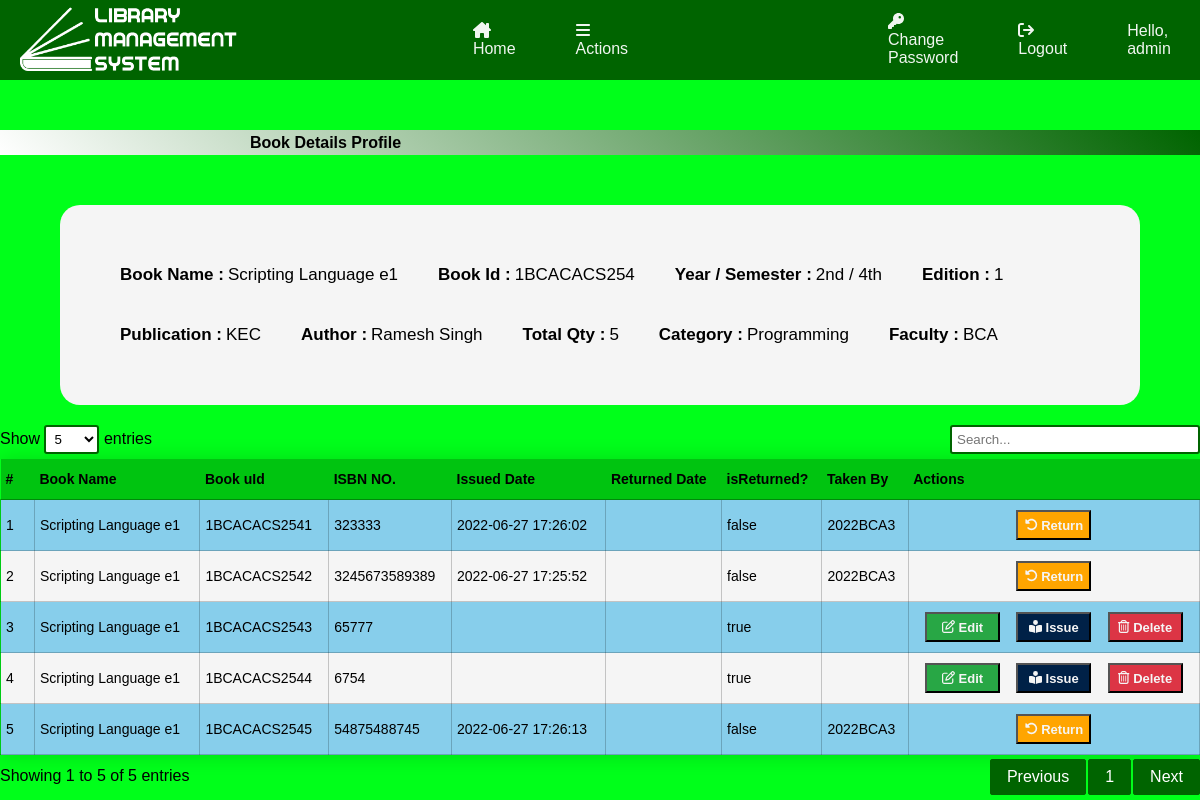
Screenshot of /Admins/profileBookDetails.php?bid=1&action=p (signed in) with the database file from the repository.
### tables this page shows
CREATE TABLE `book_details_tbl` (
  `bid` int(20) NOT NULL,
  `bname` varchar(100) NOT NULL,
  `book_id` varchar(50) NOT NULL,
  `faculty_id` int(20) NOT NULL,
  `subcode` varchar(40) NOT NULL,
  `year` varchar(15) NOT NULL,
  `semester` varchar(10) NOT NULL,
  `edition` int(10) NOT NULL,
  `category_id` int(20) NOT NULL,
  `publication` varchar(100) NOT NULL,
  `author` varchar(100) NOT NULL,
  `price` int(20) NOT NULL,
  `rack_no` varchar(10) NOT NULL,
  `total_qty` int(20) NOT NULL DEFAULT 0,
  `issued_qty` int(20) NOT NULL DEFAULT 0,
  `available_qty` int(20) NOT NULL DEFAULT 0
);

CREATE TABLE `faculty_tbl` (
  `fid` int(20) NOT NULL,
  `faculty_name` varchar(50) NOT NULL,
  `description` longtext NOT NULL
);

CREATE TABLE `book_category_tbl` (
  `cid` int(20) NOT NULL,
  `category_name` varchar(50) NOT NULL,
  `description` longtext NOT NULL
);

CREATE TABLE `book_tbl` (
  `biid` int(11) NOT NULL,
  `bookid` varchar(50) NOT NULL,
  `sn` int(40) NOT NULL,
  `bookuid` varchar(100) DEFAULT NULL,
  `isbn` bigint(100) NOT NULL DEFAULT 0,
  `issued_date` datetime DEFAULT NULL,
  `returned_date` datetime DEFAULT NULL,
  `isreturned` varchar(10) NOT NULL DEFAULT 'true',
  `takenby` varchar(60) DEFAULT NULL
);

### Admins/profileBookDetails.php (the view, shortened to what this page needs)
<?php
require('adminHeader.php');
require('../config.php');
$bid = $_GET['bid'];
$action = $_GET['action'];
if ($action == 'p') {
    $sql = "SELECT * FROM `book_details_tbl` WHERE bid=$bid";
    $result = mysqli_query($conn, $sql);
    $row = mysqli_fetch_assoc($result);
    $bname = $row['bname'];
    $book_id = $row['book_id'];
    $year = $row['year'];
    $semester = $row['semester'];
    $edition = $row['edition'];
    $publication = $row['publication'];
    $author = $row['author'];
    $total_qty = $row['total_qty'];
    $fid = $row['faculty_id'];
    $catid = $row['category_id'];
    $query = "SELECT * FROM `faculty_tbl`,`book_category_tbl` WHERE `fid`=$fid AND `cid`=$catid";
    $result1 = mysqli_query($conn, $query);
    $row1 = mysqli_fetch_assoc($result1);
    $facname = $row1['faculty_name'];
    $cname = $row1['category_name'];
?>
    <!DOCTYPE html>
    <html lang="en">
    <head>
        <link rel="stylesheet" href="../css/profile.css">
        <link rel="stylesheet" href="../css/table.css">
        <link rel="stylesheet" href="./css/addForm.css">
    </head>
    <body>
        <header>
            <div class="title">
                <h4>Book Details Profile</h4>
            </div>
        </header>
        <div class="content">
            <div class="profile-content">
                <div class="profile-dtl">
                    <div class="topic">
                        <h3>Book Name : <h4><?php echo $bname; ?></h4>
                        </h3>
                    </div>
                    <div class="topic">
                        <h3>Book Id : <h4><?php echo $book_id; ?></h4>
                        </h3>
                    </div>
                    <div class="topic">
                        <h3>Year / Semester : <h4><?php echo $year . " / " . $semester; ?></h4>
                        </h3>
                    </div>
                    <div class="topic">
                        <h3>Edition : <h4><?php echo $edition; ?></h4>
                        </h3>
                    </div>
                    <div class="topic">
                        <h3>Publication : <h4><?php echo $publication; ?></h4>
                        </h3>
                    </div>
                    <div class="topic">
                        <h3>Author : <h4><?php echo $author; ?></h4>
                        </h3>
                    </div>
                    <div class="topic">
                        <h3>Total Qty : <h4><?php echo $total_qty; ?></h4>
                        </h3>
                    </div>
                    <div class="topic">
                        <h3>Category : <h4><?php echo $cname; ?></h4>
                        </h3>
                    </div>
                    <div class="topic">
                        <h3>Faculty : <h4><?php echo $facname; ?></h4>
                        </h3>
                    </div>
                </div>
            </div>
            <section class="table-container">
                <table class="table" id="myTable">
                    <thead>
                        <tr>
                            <th>#</th>
                            <th>Book Name</th>
                            <th>Book uId</th>
                            <th>ISBN NO.</th>
                            <th>Issued Date</th>
                            <th>Returned Date</th>
                            <th>isReturned?</th>
                            <th>Taken By</th>
                            <th>Actions</th>
                        </tr>
                    </thead>
                    <tbody>
                        <?php
                        $counter = 0;
                        $sql = "SELECT * FROM `book_tbl` WHERE bookid='$book_id' ORDER BY `bookuid`";
                        $result = mysqli_query($conn, $sql);
                        $num = mysqli_num_rows($result);
                        if ($num > 0) {
                            while ($rows = mysqli_fetch_assoc($result)) {
                                $query = "SELECT bname FROM book_details_tbl WHERE book_id='$book_id'";
                                $res1 = mysqli_query($conn, $query);
                                $row1 = mysqli_fetch_assoc($res1);
                                $b_id = $rows['bookuid'];
                                $u_id = $rows['takenby'];
                        ?>
                                <tr>
                                    <td><?php echo ++$counter; ?></td>
                                    <td><?php echo $row1['bname'] ?></td>
                                    <td><?php echo $rows['bookuid'] ?></td>
                                    <td><?php echo $rows['isbn'] ?></td>
                                    <td><?php echo $rows['issued_date'] ?></td>
                                    <td><?php echo $rows['returned_date'] ?></td>
                                    <td><?php echo $rows['isreturned'] ?></td>
                                    <td><?php echo $rows['takenby'] ?></td>
                                    <td>
                                        <div class="actions">
                                            <?php
                                            if ($rows['isreturned'] === 'true') {
                                            ?>
                                                <div class="action-btn">
                                                    <div>
                                                        <button class="edit-btn all-btn" onclick="location.href='updateBook.php?biid=<?php echo $rows['biid']; ?>&action=e'"><i class="fa-regular fa-pen-to-square"></i>
                                                            Edit</button>
                                                    </div>
                                                </div>
                                                <div class="action-btn">
                                                    <div>
                                                        <button class="issue-btn all-btn" onclick="location.href='issueBook.php?b=<?php echo $b_id;?>'"><i class="fas fa-book-reader"></i> Issue</button>
                                                    </div>
                                                </div>
                                                <div class="action-btn">
                                                    <div>
                                                        <button class="del-btn all-btn" onclick="location.href='updateBook.php?biid=<?php echo $rows['biid']; ?>&action=d'"><i class="fa-regular fa-trash-can"></i>
                                                            Delete</button>
                                                    </div>
                                                </div><?php
                                                    } else { ?>
                                                <div class="action-btn">
                                                    <div>
                                                        <button class="return-btn all-btn" onclick="location.href='returnBook.php?b=<?php echo $b_id ?>&u=<?php echo $u_id ?>'"><i class="fa-solid fa-rotate-left"></i> Return</button>
                                                    </div>
                                                </div>
                                            <?php
                                                    }
                                            ?>
                                        </div>
                                    </td>
                                </tr>
                        <?php }
                        }
                        ?>
                    </tbody>
                </table>
            </section>
            <?php require('dataTable.php') ?>
        </div>
    </body>
    </html>
<?php
}
?>

### css/header.css (style rules this page uses)
* { margin: 0; padding: 0; }
body { background-color: rgb(0, 255, 26); font-family: Arial, Helvetica, sans-serif; background-repeat: no-repeat; background-attachment: fixed; }

### css/profile.css (style rules this page uses)
:root { --green: #006400; }
* { margin: 0; padding: 0; font-family: Arial, Helvetica, sans-serif; }
header .title { height: 25px; background: linear-gradient(45deg, white,var(--green)); padding-left: 250px; margin: 50px 0; line-height: 25px; display: flex; }
.profile-content { display: grid; place-items: center; }
.profile-dtl { display: flex; padding: 40px; background-color: whitesmoke; width: 1000px; flex-wrap: wrap; border-radius: 20px; }
.topic { display: flex; margin: 20px; }
.topic h3,.topic h4 { font-size: 17px; }
.topic h4 { font-weight: lighter; margin-left: 4px; }

### css/table.css (style rules this page uses)
:root { --green: #006400; }
* { padding: 0; margin: 0; font-family: Arial, Helvetica, sans-serif; }
.table-container { display: flex; justify-content: center; }
.table { border-collapse: collapse; margin: 25px 0; font-size: 0.9em; box-shadow: 0 0 20px rgba(0, 0, 0, 0.15); width: 1200px; }
.table th { padding: 5px; height: 30px; }
.table td { padding: 5px; min-width: 20px; max-width: 300px; border: 1px solid rgba(0, 0, 0, 0.203); }
.table tr { color: #000000; text-align: left; }
.table thead tr { background-color: #00640061; font-size: 14px; }
.table tbody tr { font-size: 14px; }
.table tbody tr:nth-of-type(even) { background-color: whitesmoke; }
.table tbody tr:nth-of-type(odd) { background-color: skyblue; }
.actions { display: flex; align-items: center; justify-content: space-evenly; }
.actions .action-btn { margin: 5px; }
.actions .action-btn .all-btn { width: 75px; height: 30px; padding: 5px; text-align: center; font-size: 13px; color: whitesmoke; font-weight: bold; }
.actions .action-btn .edit-btn { background-color: #28A745; }
.actions .action-btn .del-btn { background-color: #DC3545; }
.actions .action-btn .issue-btn { background-color: #002147; }
.actions .action-btn .return-btn { background-color: orange; }

### Admins/css/addForm.css (style rules this page uses)
:root { --green: #006400; }
* { padding: 0; margin: 0; }
header .title { height: 25px; background: linear-gradient(45deg, white,var(--green)); padding-left: 250px; margin: 50px 0; line-height: 25px; display: flex; }
.content { display: grid; place-items: center; }

### Assets/DataTables/datatables.css (style rules this page uses)
table.dataTable thead th, table.dataTable thead td, table.dataTable tfoot th, table.dataTable tfoot td { text-align: left; }
table.dataTable { width: 1200px; margin: 0 auto; clear: both; border-spacing: 0; }
table.dataTable thead th, table.dataTable tfoot th { font-weight: bold; }
table.dataTable thead th, table.dataTable thead td { padding: 5px; border-bottom: 1px solid rgba(0, 0, 0, 0.3); }
table.dataTable tbody tr { background-color: transparent; }
table.dataTable tbody th, table.dataTable tbody td { padding: 5px; }
table.dataTable.no-footer { border-bottom: 1px solid rgba(0, 0, 0, 0.3); }
table.dataTable th, table.dataTable td { box-sizing: content-box; }

### rows the page displays
book_details_tbl: bname "Scripting Language e1", book "1BCACACS254", year "2nd", semester "4th", edition "1", publication "KEC", author "Ramesh Singh", total_qty "5"
faculty_tbl: book_category_tbl.category_name "Programming", faculty_name "BCA"
book_tbl: book_details_tbl.bname "Scripting Language e1", bookuid "1BCACACS2541", isbn "323333", issued_date "2022-06-27 17:26:02", isreturned "false", takenby "2022BCA3"
book_tbl: book_details_tbl.bname "Scripting Language e1", bookuid "1BCACACS2542", isbn "3245673589389", issued_date "2022-06-27 17:25:52", isreturned "false", takenby "2022BCA3"
book_tbl: book_details_tbl.bname "Scripting Language e1", bookuid "1BCACACS2543", isbn "65777", isreturned "true"
book_tbl: book_details_tbl.bname "Scripting Language e1", bookuid "1BCACACS2544", isbn "6754", isreturned "true"
book_tbl: book_details_tbl.bname "Scripting Language e1", bookuid "1BCACACS2545", isbn "54875488745", issued_date "2022-06-27 17:26:13", isreturned "false", takenby "2022BCA3"

### other values shown
$_SESSION['role'] "admin"
